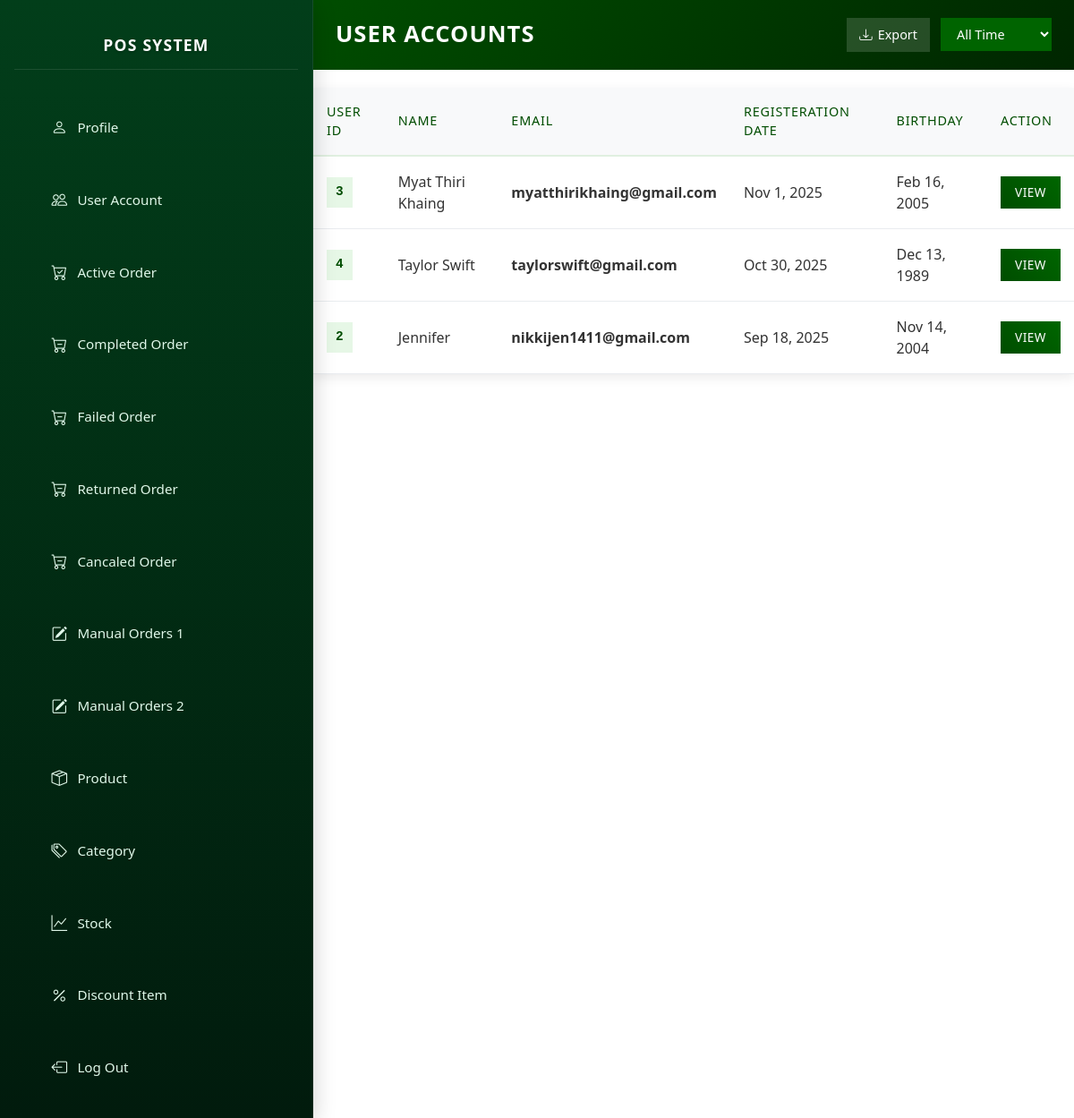
The page /admin/users.php (signed in) on the database its author committed.
### tables this page shows
CREATE TABLE `account` (
  `accountID` int(11) NOT NULL,
  `name` varchar(500) NOT NULL,
  `email` varchar(500) NOT NULL,
  `passcode` varchar(2000) NOT NULL,
  `phoneNumber` varchar(500) NOT NULL,
  `birthday` date NOT NULL,
  `roleID` int(11) NOT NULL,
  `pin` varchar(6) DEFAULT NULL,
  `profile` int(11) DEFAULT NULL,
  `registerDate` date DEFAULT NULL
);

### admin/users.php (the view, shortened to what this page needs)
<?php
include "../connection/connectdb.php";
$filter = $_GET['filter'] ?? 'all';
$whereDate = "";
$query = "SELECT * FROM account WHERE account.roleID = 1 $whereDate ORDER BY account.registerDate DESC";
$result = $conn->query($query);
?>
<!DOCTYPE html>
<html lang="en">
<head>
    <?php include "./layout/header.php"; ?>
</head>
<body>
    <?php
        include "nav.php";
        $login = $_SESSION['login'] ?? false;
        if($login == true) {
        echo "<div class='main-content'>";
        echo "<form id='filterForm' method='get' style='display:inline;'>";
        echo "<div class='page-header'>";
        echo "<h1>User Accounts</h1>";
        echo "<div class='header-actions'>";
        echo "<button type='submit' name='export' value='csv'><i class='bi bi-download'></i> Export</button>";
        echo "<select name='filter' onchange='document.getElementById(\"filterForm\").submit();'>";
        echo "<option value='all'"      . ($filter === 'all'      ? ' selected' : '') . ">All Time</option>";
        echo "</select>";
        echo "</div></div></form>";
    if ($result && $result->num_rows > 0) {
        echo "<table class='orders-table'>";
        echo "<thead><tr>";
        echo "<th>User ID</th>";
        echo "<th>Name</th>";
        echo "<th>Email</th>";
        echo "<th>Registeration Date</th>";
        echo "<th>Birthday</th>";
        echo "<th>Action</th>";
        echo "</tr></thead>";
        echo "<tbody>";
        while ($row = $result->fetch_assoc()) {
            echo "<tr>";
            echo "<td data-label='Order ID'><span class='order-id'>" . htmlspecialchars($row['accountID']) . "</span></td>";
            echo "<td data-label='Name'>" . htmlspecialchars($row['name']) . "</td>";
            echo "<td data-label='Total Cost'><strong>" . htmlspecialchars($row['email']) . " </strong></td>";
            echo "<td data-label='Order Date'>".date('M j, Y', strtotime($row['registerDate'])) . "</td>";
            echo "<td data-label='Order Date'>".date('M j, Y', strtotime($row['birthday'])) . "</td>";
            echo "<td data-label='Action'><a href='specific_user.php?userID=" . urlencode($row['accountID']) . "' class='btn-view'>View</a></td>";
            echo "</tr>";
        }
        echo "</tbody></table>";
    } else {
        echo "<div class='no-orders'>No User accounts at the moment.</div>";
    }
    echo "</div>";
    }
    ?>
</body>
</html>

### admin/style.css (style rules this page uses)
body { margin: 0; font-family: 'Calibri', sans-serif; background: #f8f9fa; }
.main-content { margin-left: 350px; padding: 0 !important; transition: margin-left 0.35s cubic-bezier(0.4, 0, 0.2, 1); min-height: 100vh; }
html { scroll-behavior: smooth; scrollbar-width: 5px; scrollbar-color: #044606 rgb(0, 0, 0); }

### admin/users.php (style rules this page uses)
.main-content { padding: 20px; }
.page-header { background: linear-gradient(135deg, #004d00, #002600); color: white; padding: 20px 25px; border-radius: 0; margin: 0 0 20px 0; display: flex; justify-content: space-between; align-items: center; flex-wrap: wrap; gap: 15px; }
.page-header h1 { margin: 0; font-size: 1.6rem; font-weight: 600; text-transform: uppercase; letter-spacing: 1px; }
.header-actions { display: flex; gap: 12px; align-items: center; flex-wrap: wrap; }
.header-actions button { background: rgba(255,255,255,0.15); border: none; color: white; padding: 8px 14px; border-radius: 0; font-size: 0.9rem; cursor: pointer; transition: all 0.3s ease; display: flex; align-items: center; gap: 6px; }
.header-actions select { background: rgba(255,255,255,0.15); border: none; color: white; padding: 8px 14px; border-radius: 0; font-size: 0.9rem; }
.orders-table { width: 100%; border-collapse: collapse; background: white; box-shadow: 0 4px 12px rgba(0,0,0,0.08); border-radius: 0; overflow: hidden; }
.orders-table thead { background: #f8f9fa; border-bottom: 2px solid #e0f0e0; }
.orders-table thead th { padding: 16px 15px; text-align: left; font-weight: 500; color: #004d00; font-size: 0.9rem; text-transform: uppercase; letter-spacing: 0.8px; }
.orders-table tbody tr { transition: all 0.3s ease; border-bottom: 1px solid #e9ecef; }
.orders-table td { padding: 16px 15px; vertical-align: middle; font-size: 1rem; color: #333; }
.order-id { font-family: 'Courier New', monospace; background: #e6f7e6; color: #004d00; padding: 6px 10px; border-radius: 0; font-weight: 600; font-size: 0.9rem; display: inline-block; }
.btn-view { background: linear-gradient(45deg, #004d00, #006600); color: white; padding: 8px 16px; border: none; border-radius: 0; text-decoration: none; font-size: 0.85rem; font-weight: 500; text-transform: uppercase; letter-spacing: 0.5px; transition: all 0.3s ease; display: inline-block; }
.header-actions select { background: #006400 !important; color: #fff !important; border: 0px solid #b8860b !important; padding: 8px 14px !important; border-radius: 0 !important; font-size: 0.9rem !important; font-weight: 500 !important; background-repeat: no-repeat; background-position: right 12px center; cursor: pointer; transition: all 0.3s ease; }
.header-actions select option { background: #e6f3e6 !important; color: #004d00 !important; font-weight: 600; }
.header-actions select option:checked, .header-actions select option:hover { background: #006400 !important; color: #b8860b !important; }

### rows shown on the page
account: accountID "3", name "Myat Thiri Khaing", email "myatthirikhaing@gmail.com", registerDate "Nov 1, 2025", birthday "Feb 16, 2005"
account: accountID "4", name "Taylor Swift", email "taylorswift@gmail.com", registerDate "Oct 30, 2025", birthday "Dec 13, 1989"
account: accountID "2", name "Jennifer", email "nikkijen1411@gmail.com", registerDate "Sep 18, 2025", birthday "Nov 14, 2004"
